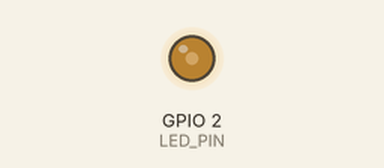
This sketch was run on a simulated ESP32-C3. Parts: output pins drawn as LEDs (lit = HIGH).

Above: at 2.13 s.
At 18.69 s:
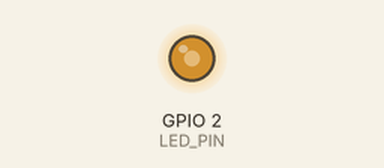
At 39.71 s:
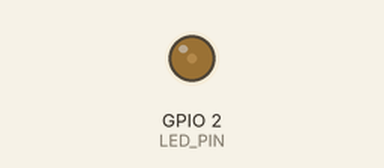
Timing chart, 0 to 40.0 s (numbered marks = the images above):
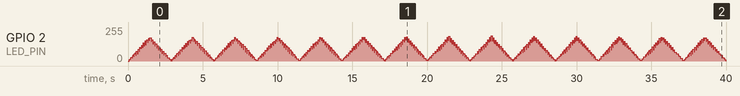

The sketch:

reator.ino
```cpp
#define LED_PIN 2  // Substitua pelo pino correto do seu ESP32-C3 Mini

// Variáveis para controle do brilho
int brightness = 160;   // Brilho inicial (mínimo ajustado para 100)
int fadeAmount = 1;     // Incremento/decremento do brilho
const int minBrightness = 160; // Limite mínimo do brilho
const int maxBrightness = 255; // Limite máximo do brilho

void setup() {
  pinMode(LED_PIN, OUTPUT); // Configura o pino como saída
}

void loop() {
  // Calcula o tempo para o LED ficar ligado
  int onTime = map(brightness, minBrightness, maxBrightness, 100, 10000);
  // Calcula o tempo para o LED ficar desligado
  int offTime = 10000 - onTime;

  // Liga o LED por onTime microsegundos
  digitalWrite(LED_PIN, HIGH);
  delayMicroseconds(onTime);

  // Desliga o LED por offTime microsegundos
  digitalWrite(LED_PIN, LOW);
  delayMicroseconds(offTime);

  // Ajusta o brilho para a próxima iteração
  brightness += fadeAmount;

  // Inverte a direção do ajuste ao atingir os limites
  if (brightness <= minBrightness || brightness >= maxBrightness) {
    fadeAmount = -fadeAmount;
  }

  // Aguarda um pouco para suavizar a transição
  delay(5); // Ajuste para controlar a velocidade da oscilação
}
```
